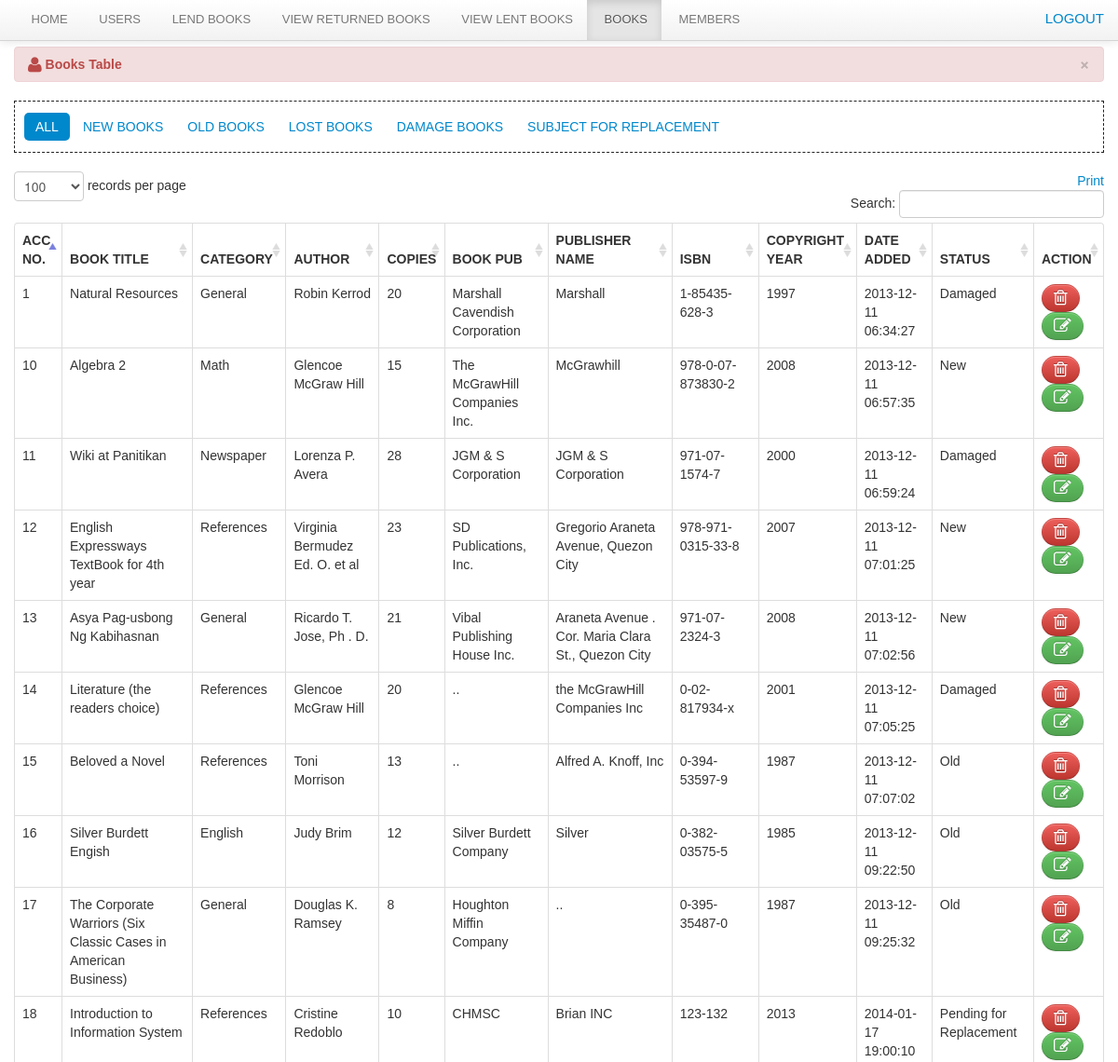
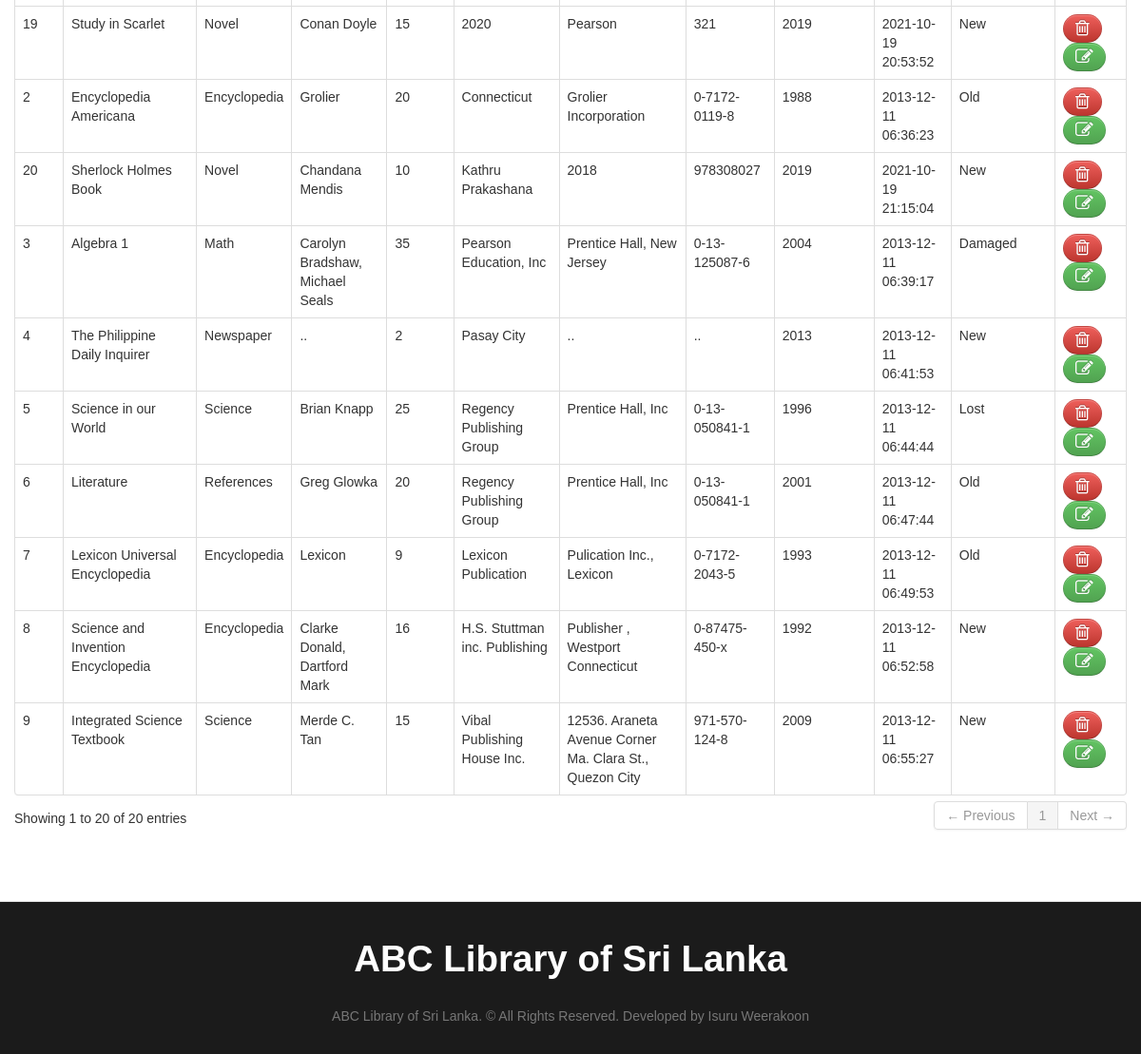
/librarian/advance_search.php, run on the app's committed database (2 pictures, top to bottom).
### tables this page shows
CREATE TABLE `book` (
  `book_id` int(11) NOT NULL,
  `book_title` varchar(100) NOT NULL,
  `category_id` int(50) NOT NULL,
  `author` varchar(50) NOT NULL,
  `book_copies` int(11) NOT NULL,
  `book_pub` varchar(100) NOT NULL,
  `publisher_name` varchar(100) NOT NULL,
  `isbn` varchar(50) NOT NULL,
  `copyright_year` int(11) NOT NULL,
  `date_added` datetime NOT NULL,
  `status` varchar(30) NOT NULL
);

CREATE TABLE `category` (
  `category_id` int(11) NOT NULL,
  `classname` varchar(50) DEFAULT NULL
);

### librarian/advance_search.php (the view, shortened to what this page needs)
<?php include('header.php'); ?>
<?php include('navbar_books.php'); ?>
<?php
    $title = $_POST['title'];
    $author = $_POST['author'];
?>
	<div class="container">
		<div class="margin-top">
			<div class="row">
				<div class="span12">
					<div class="alert alert-danger">
						<button type="button" class="close" data-dismiss="alert">&times;</button>
						<strong><i class="icon-user icon-large"></i>&nbsp;Books Table</strong>
					</div>
					<ul class="nav nav-pills">
						<li   class="active"><a href="books.php">All</a></li>
						<li><a href="new_books.php">New Books</a></li>
						<li><a href="old_books.php">Old Books</a></li>
						<li><a href="lost.php">Lost Books</a></li>
						<li><a href="damage.php">Damage Books</a></li>
						<li><a href="sub_rep.php">Subject for Replacement</a></li>
					</ul>
					<table cellpadding="0" cellspacing="0" border="0" class="table  table-bordered" id="example">
						<div class="pull-right">
							<a href="" onclick="window.print()" class="btn-default"> Print</a>
						</div>
						<thead>
						<tr>
							<th>Acc No.</th>
							<th>Book Title</th>
							<th>Category</th>
							<th>Author</th>
							<th class="action">copies</th>
							<th>Book Pub</th>
							<th>Publisher Name</th>
							<th>ISBN</th>
							<th>Copyright Year</th>
							<th>Date Added</th>
							<th>Status</th>
							<th class="action">Action</th>
						</tr>
						</thead>
						<tbody>
                        <?php
                            $user_query = mysqli_query($connect,"select * from book where status != 'Archive' and book_title LIKE  '%$title%'
								  OR status != 'Archive' and author LIKE '%$author%'")or die("Query Failed -> ".mysqli_error($connect));
                            while($row=mysqli_fetch_array($user_query)){
                                $id=$row['book_id'];
                                $cat_id=$row['category_id'];
                                $book_copies = $row['book_copies'];
                                $borrow_details = mysqli_query($connect,"select * from borrowdetails where book_id = '$id' and borrow_status = 'pending'");
                                $count = mysqli_num_rows($borrow_details);
                                $total =  $book_copies  -  $count;
                                $cat_query = mysqli_query($connect,"select * from category where category_id = '$cat_id'")or die("Query Failed -> ".mysqli_error($connect));
                                $cat_row = mysqli_fetch_array($cat_query);
                                ?>
								<tr class="del<?php echo $id ?>">
									<td><?php echo $row['book_id']; ?></td>
									<td><?php echo $row['book_title']; ?></td>
									<td><?php echo $cat_row ['classname']; ?> </td>
									<td><?php echo $row['author']; ?> </td>
									<td class="action"><?php echo    $total;   ?> </td>
									<td><?php echo $row['book_pub']; ?></td>
									<td><?php echo $row['publisher_name']; ?></td>
									<td><?php echo $row['isbn']; ?></td>
									<td><?php echo $row['copyright_year']; ?></td>
									<td><?php echo $row['date_added']; ?></td>
									<td><?php echo $row['status']; ?></td>
									<td class="action">
										<a rel="tooltip"  title="Delete" id="<?php echo $id; ?>" href="#delete_book<?php echo $id; ?>" data-toggle="modal"    class="btn btn-danger"><i class="icon-trash icon-large"></i></a>
										<a  rel="tooltip"  title="Edit" id="e<?php echo $id; ?>" href="edit_book.php<?php echo '?id='.$id; ?>" class="btn btn-success"><i class="icon-edit icon-large"></i></a>
									</td>
								</tr>
                            <?php  }  ?>
						</tbody>
					</table>
				</div>
			</div>
		</div>
	</div>
<?php include('footer.php') ?>

### librarian/header.php (shortened to what this page needs)
<!DOCTYPE html>
<html>
<head>
	<link href="../css/bootstrap.css" rel="stylesheet" media="screen">
	<link href="../css/bootstrap-responsive.css" rel="stylesheet" media="screen">
	<link href="../css/docs.css" rel="stylesheet" media="screen">
	<link href="../css/diapo.css" rel="stylesheet" media="screen">
	<link href="../css/font-awesome.css" rel="stylesheet" media="screen">
	<link rel="stylesheet" type="text/css" href="../css/style.css" />
	<link rel="stylesheet" type="text/css" href="../css/DT_bootstrap.css" />
	<link rel="stylesheet" type="text/css" media="print" href="../css/print.css" />
	<link href="../css/datepicker.css" rel="stylesheet" type="text/css" />
</head>
<body>

### librarian/navbar_books.php (shortened to what this page needs)
<div class="navbar navbar-fixed-top navbar-wrapper">
	<div class="navbar-inner">
		<div class="container">
			<div class="nav-collapse collapse">
				<ul class="nav">
					<li><a href="dashboard.php"></i>&nbsp;Home</a></li>
					<li><a href="users.php"></i>&nbsp;Users</a></li>
					<li><a href="borrow.php">&nbsp;Lend Books </a></li>
					<li><a href="return.php">&nbsp;View Returned Books </a></li>
					<li><a href="view_borrow.php">&nbsp;View Lent Books </a></li>
					<li class="active"><a href="books.php">&nbsp;Books</a></li>
					<li><a href="member.php"></i>&nbsp;Members</a></li>
				</ul>
				<div class="pull-right">
					<div class="admin"><a href="#logout" data-toggle="modal"></i>&nbsp;Logout</a></div>
				</div>
			</div>
		</div>
	</div>
</div>

### librarian/footer.php (shortened to what this page needs)
<footer class="footer">
	<div class="pull-center">
		<h1 style="color: white">ABC Library of Sri Lanka</h1>
	</div>
	<div class="container">
		<div class="foot-margin">
			<p></br>ABC Library of Sri Lanka. &copy; All Rights Reserved. Developed by Isuru Weerakoon</p>
		</div>
	</div>
</footer>
</body>
</html>

### css/docs.css (style rules this page uses)
body { font-family:'TR Century Gothic',Helvetica,Arial,sans-serif !important; }
.btn { border-radius: 25px !important; }
.alert { text-shadow: none; }
.nav-tabs, .nav-pills { border: 1px dashed #222 !important; padding: 10px; }
th { text-transform:uppercase; }
.nav li a { text-transform:uppercase; }
.admin { color: yellow; font-size: 15px; margin-top: 10px; text-transform: uppercase; }
.margin-top { margin-top:50px; }
body { background: url(../img/grid_noise.png); position: relative; }
body > .navbar { font-size: 13px; }
.footer { text-align: center; padding: 30px 0; margin-top: 70px; border-top: 1px solid #e5e5e5; background-color:#1B1B1B; }
.footer p { margin-bottom: 0; color: #777; }

### css/print.css (style rules this page uses)
.navbar { display:none; }
.action { display:none; }
h1 { text-transform:uppercase; }
th { text-align:left; }
td { text-align:left; border-top:1px solid; padding:2px; }
.btn { display:none; }
.alert { display:none; }
body { font-family:arial; font-size:13px; }
.nav { display:none; }

### data on the page
book: book_id "1", book_title "Natural Resources", category.classname "General", author "Robin Kerrod", book_copies "20", book_pub "Marshall Cavendish Corporation", publisher_name "Marshall", isbn "1-85435-628-3", copyright_year "1997", date_added "2013-12-11 06:34:27", status "Damaged"
book: book_id "2", book_title "Encyclopedia Americana", category.classname "Encyclopedia", author "Grolier", book_copies "20", book_pub "Connecticut", publisher_name "Grolier Incorporation", isbn "0-7172-0119-8", copyright_year "1988", date_added "2013-12-11 06:36:23", status "Old"
book: book_id "3", book_title "Algebra 1", category.classname "Math", author "Carolyn Bradshaw, Michael Seals", book_copies "35", book_pub "Pearson Education, Inc", publisher_name "Prentice Hall, New Jersey", isbn "0-13-125087-6", copyright_year "2004", date_added "2013-12-11 06:39:17", status "Damaged"
book: book_id "4", book_title "The Philippine Daily Inquirer", category.classname "Newspaper", author "..", book_copies "2", book_pub "Pasay City", publisher_name "..", isbn "..", copyright_year "2013", date_added "2013-12-11 06:41:53", status "New"
book: book_id "5", book_title "Science in our World", category.classname "Science", author "Brian Knapp", book_copies "25", book_pub "Regency Publishing Group", publisher_name "Prentice Hall, Inc", isbn "0-13-050841-1", copyright_year "1996", date_added "2013-12-11 06:44:44", status "Lost"
book: book_id "6", book_title "Literature", category.classname "References", author "Greg Glowka", book_copies "20", book_pub "Regency Publishing Group", publisher_name "Prentice Hall, Inc", isbn "0-13-050841-1", copyright_year "2001", date_added "2013-12-11 06:47:44", status "Old"
book: book_id "7", book_title "Lexicon Universal Encyclopedia", category.classname "Encyclopedia", author "Lexicon", book_copies "9", book_pub "Lexicon Publication", publisher_name "Pulication Inc., Lexicon", isbn "0-7172-2043-5", copyright_year "1993", date_added "2013-12-11 06:49:53", status "Old"
book: book_id "8", book_title "Science and Invention Encyclopedia", category.classname "Encyclopedia", author "Clarke Donald, Dartford Mark", book_copies "16", book_pub "H.S. Stuttman inc. Publishing", publisher_name "Publisher , Westport Connecticut", isbn "0-87475-450-x", copyright_year "1992", date_added "2013-12-11 06:52:58", status "New"
book: book_id "9", book_title "Integrated Science Textbook", category.classname "Science", author "Merde C. Tan", book_copies "15", book_pub "Vibal Publishing House Inc.", publisher_name "12536. Araneta Avenue Corner Ma. Clara St., Quezon City", isbn "971-570-124-8", copyright_year "2009", date_added "2013-12-11 06:55:27", status "New"
book: book_id "10", book_title "Algebra 2", category.classname "Math", author "Glencoe McGraw Hill", book_copies "15", book_pub "The McGrawHill Companies Inc.", publisher_name "McGrawhill", isbn "978-0-07-873830-2", copyright_year "2008", date_added "2013-12-11 06:57:35", status "New"
book: book_id "11", book_title "Wiki at Panitikan", category.classname "Newspaper", author "Lorenza P. Avera", book_copies "28", book_pub "JGM & S Corporation", publisher_name "JGM & S Corporation", isbn "971-07-1574-7", copyright_year "2000", date_added "2013-12-11 06:59:24", status "Damaged"
book: book_id "12", book_title "English Expressways TextBook for 4th year", category.classname "References", author "Virginia Bermudez Ed. O. et al", book_copies "23", book_pub "SD Publications, Inc.", publisher_name "Gregorio Araneta Avenue, Quezon City", isbn "978-971-0315-33-8", copyright_year "2007", date_added "2013-12-11 07:01:25", status "New"
book: book_id "13", book_title "Asya Pag-usbong Ng Kabihasnan", category.classname "General", author "Ricardo T. Jose, Ph . D.", book_copies "21", book_pub "Vibal Publishing House Inc.", publisher_name "Araneta Avenue . Cor. Maria Clara St., Quezon City", isbn "971-07-2324-3", copyright_year "2008", date_added "2013-12-11 07:02:56", status "New"
book: book_id "14", book_title "Literature (the readers choice)", category.classname "References", author "Glencoe McGraw Hill", book_copies "20", book_pub "..", publisher_name "the McGrawHill Companies Inc", isbn "0-02-817934-x", copyright_year "2001", date_added "2013-12-11 07:05:25", status "Damaged"
book: book_id "15", book_title "Beloved a Novel", category.classname "References", author "Toni Morrison", book_copies "13", book_pub "..", publisher_name "Alfred A. Knoff, Inc", isbn "0-394-53597-9", copyright_year "1987", date_added "2013-12-11 07:07:02", status "Old"
book: book_id "16", book_title "Silver Burdett Engish", category.classname "English", author "Judy Brim", book_copies "12", book_pub "Silver Burdett Company", publisher_name "Silver", isbn "0-382-03575-5", copyright_year "1985", date_added "2013-12-11 09:22:50", status "Old"
book: book_id "17", book_title "The Corporate Warriors (Six Classic Cases in American Business)", category.classname "General", author "Douglas K. Ramsey", book_copies "8", book_pub "Houghton Miffin Company", publisher_name "..", isbn "0-395-35487-0", copyright_year "1987", date_added "2013-12-11 09:25:32", status "Old"
book: book_id "18", book_title "Introduction to Information System", category.classname "References", author "Cristine Redoblo", book_copies "10", book_pub "CHMSC", publisher_name "Brian INC", isbn "123-132", copyright_year "2013", date_added "2014-01-17 19:00:10", status "Pending for Replacement"
book: book_id "19", book_title "Study in Scarlet", category.classname "Novel", author "Conan Doyle", book_copies "15", book_pub "2020", publisher_name "Pearson", isbn "321", copyright_year "2019", date_added "2021-10-19 20:53:52", status "New"
book: book_id "20", book_title "Sherlock Holmes Book", category.classname "Novel", author "Chandana Mendis", book_copies "10", book_pub "Kathru Prakashana", publisher_name "2018", isbn "978308027", copyright_year "2019", date_added "2021-10-19 21:15:04", status "New"
